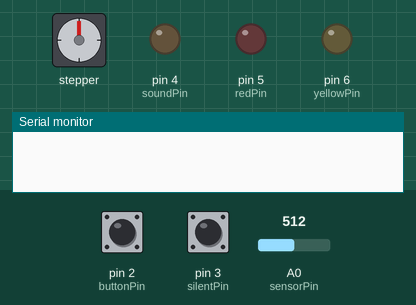
The sketch below on a simulated Arduino Uno, built with avr-gcc and run on an emulated ATmega328P. Shown: stepper motor, output pins drawn as LEDs (lit = HIGH), the last lines printed to the serial monitor. Inputs (shaded band) come from the test bench; at power-on: pin 2 (buttonPin) HIGH, pin 3 (silentPin) HIGH, A0 (sensorPin) = 512. Stepper angles assume 300 steps per turn.

Above: at 1.2 s.
1.3 s: pin 2 (buttonPin) pulled LOW for 0.15 s
At 2.12 s:
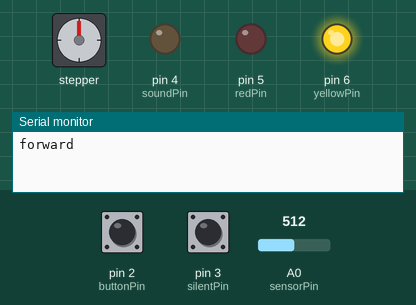
At 2.75 s:
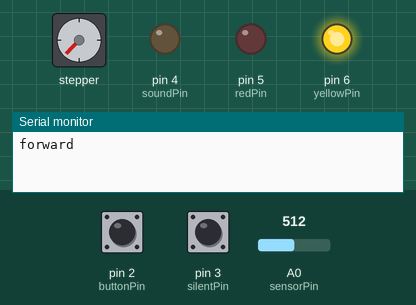
Timing chart, 0 to 16.3 s (numbered marks = the images above; inputs shaded):
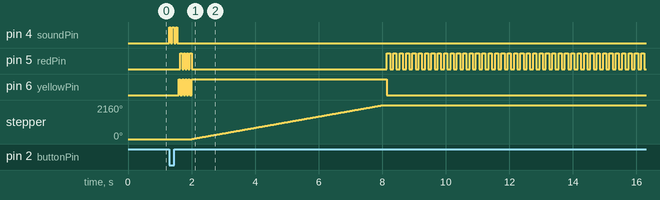

The sketch:

main.ino
```cpp
#include <Stepper.h>

const int stepsPerRevolution = 300;
const int times = 6;
const int buttonPin = 2;
const int silentPin = 3;
const int soundPin = 4;
const int redPin = 5;
const int yellowPin = 6;
const int sensorPin = 0;

bool silent = false;

Stepper myStepper(stepsPerRevolution, 8, 9, 10, 11);

void setup() {
  myStepper.setSpeed(60);
  Serial.begin(9600);
  pinMode(soundPin, OUTPUT);
  pinMode(buttonPin, INPUT);
  digitalWrite(buttonPin, HIGH);
  pinMode(redPin, OUTPUT);
  pinMode(yellowPin, OUTPUT);
  pinMode(silentPin, INPUT);
  digitalWrite(silentPin, HIGH);
}

void loop() {
  if(digitalRead(buttonPin) == LOW){
    dispence();
  }
  if(digitalRead(silentPin) == LOW){
    mute();
  }
  else if (Serial.available() > 0) {
        int incomingByte = Serial.read();
        Serial.print("I received: ");
        Serial.println(incomingByte, DEC);
        switch(incomingByte){
          case 'F':
            forward();
            break;
          case 'B':
            backward();
            break;
          case 'D':
            dispence();
            break;
          case 'S':
            sound(200);
            break;
          case 'L':
            light(200);
            break;
          case 'N':
            delay(200);
            break;
          case 'M':
            silent = true;
            break;
          case 'W':
            silent = false;
            break;
          case 'C':
            Serial.println(checkSensor());
            break;
        }
    }
}

inline void dispence(){
    if(!silent){
      for(int i = 0; i < 3; i++) sound(50);
    }
    for(int i = 0; i < 4; i++) light(50);
    setLights(0,1);
    forward();
    setLights(1,0);
    backward();
    setLights(0,0);
    for(int i = 0; i < 3; i++) light(50);
    if(!silent){
      for(int i = 0; i < 3; i++) sound(50);
    }
}

inline void mute(){
  silent = !silent;
  setLights(!silent, silent);
  delay(1000);
  setLights(0,0);
}

inline void setLights(int r, int y){
  if (r == 0) digitalWrite(redPin, LOW);
  else digitalWrite(redPin, HIGH);
  if (y == 0) digitalWrite(yellowPin, LOW);
  else digitalWrite(yellowPin, HIGH);
}

inline void forward(){
  Serial.println("forward");
  for(int i = 0; i < times; i++){
    myStepper.step(stepsPerRevolution);
  }
  if(checkSensor() > 0) {
    Serial.println("EX: Caret still retracted");
    unexpectedBehaviour();
  }
}

inline void backward(){
  Serial.println("backward");
  for(int i = 0; i < times; i++){
    myStepper.step(-stepsPerRevolution);
  }
  if(checkSensor() == 0){
    Serial.println("EX: Caret not retracted");
    unexpectedBehaviour();
  }
}

inline void light(int duration){
  setLights(0,1);
  delay(duration);
  setLights(1,0);
  delay(duration);
  setLights(0,0);
}

inline void sound(int duration){
    digitalWrite(soundPin, HIGH);
    delay(duration);
    digitalWrite(soundPin, LOW);
    delay(duration);
}

inline int checkSensor(){
  int mx = 0;
  int a = 0;
  for (int i = 0; i < 10; i++){
    a = analogRead(sensorPin);
    if (a > mx) mx = a;
    delay(10);
  }
  return mx;
}

void unexpectedBehaviour(){
  while(true){
    setLights(1,0);
    delay(100);
    setLights(0,0);
    delay(100);
  }
}
```

Measured:
- after the input at 1.3 s, pin 4 (soundPin): alternates HIGH for 0.05 s and LOW for 0.05 s, 6 changes in all, then stays LOW, starting at once; pin 5 (redPin): goes 3 × (HIGH 0.05 s, LOW 0.05 s), HIGH 0.05 s, LOW 6.1 s, 40 × (HIGH 0.10 s, LOW 0.10 s), HIGH 0.10 s, then LOW, starting after 0.35 s
